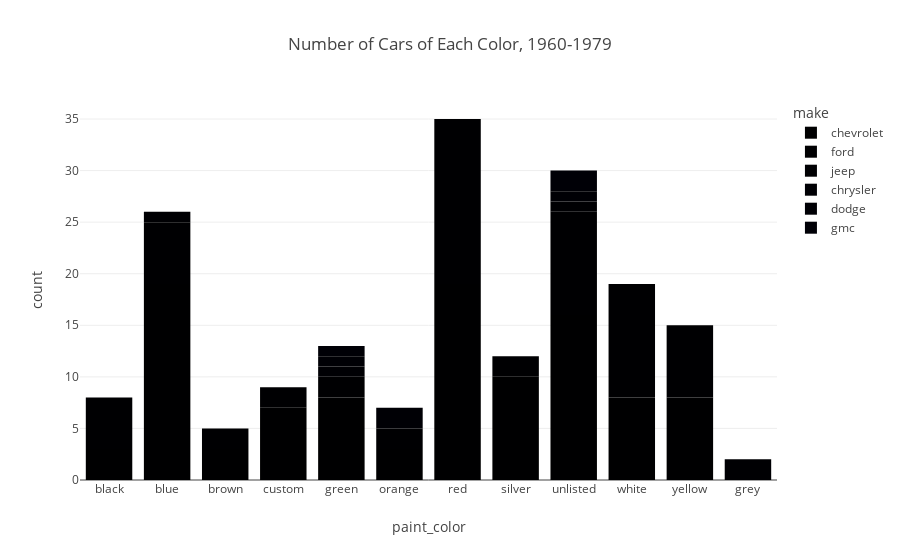

Here is the notebook cell this chart was saved with:
### Code cell
muscle_car_group = muscle_car_df.groupby(['paint_color', 'make'])['model'].count().reset_index()
muscle_car_group.columns = ['paint_color', 'make', 'count']
muscle_car_group.sort_values(['paint_color', 'make'])
muscle_car_hist = px.bar(muscle_car_group, x='paint_color', y='count', color='make', title='Number of Cars of Each Color, 1960-1979')
muscle_car_hist.show()

### Figure 1 — Plotly figure (JSON) as saved in the notebook; plotly's stock layout.template omitted (floating-point values rounded to 4 significant figures)
{"data": [{"alignmentgroup": "True", "hovertemplate": "make=chevrolet<br>paint_color=%{x}<br>count=%{y}<extra></extra>", "legendgroup": "chevrolet", "marker": {"color": "#000001", "pattern": {"shape": ""}}, "name": "chevrolet", "offsetgroup": "chevrolet", "orientation": "v", "showlegend": true, "textposition": "auto", "type": "bar", "x": ["black", "blue", "brown", "custom", "green", "orange", "red", "silver", "unlisted", "white", "yellow"], "xaxis": "x", "y": [3, 19, 3, 7, 8, 3, 19, 10, 16, 8, 8], "yaxis": "y"}, {"alignmentgroup": "True", "hovertemplate": "make=ford<br>paint_color=%{x}<br>count=%{y}<extra></extra>", "legendgroup": "ford", "marker": {"color": "#000002", "pattern": {"shape": ""}}, "name": "ford", "offsetgroup": "ford", "orientation": "v", "showlegend": true, "textposition": "auto", "type": "bar", "x": ["black", "blue", "brown", "custom", "green", "orange", "red", "silver", "unlisted", "white", "yellow"], "xaxis": "x", "y": [5, 6, 2, 2, 2, 2, 16, 2, 10, 11, 7], "yaxis": "y"}, {"alignmentgroup": "True", "hovertemplate": "make=jeep<br>paint_color=%{x}<br>count=%{y}<extra></extra>", "legendgroup": "jeep", "marker": {"color": "#000003", "pattern": {"shape": ""}}, "name": "jeep", "offsetgroup": "jeep", "orientation": "v", "showlegend": true, "textposition": "auto", "type": "bar", "x": ["blue", "grey", "unlisted"], "xaxis": "x", "y": [1, 2, 1], "yaxis": "y"}, {"alignmentgroup": "True", "hovertemplate": "make=chrysler<br>paint_color=%{x}<br>count=%{y}<extra></extra>", "legendgroup": "chrysler", "marker": {"color": "#000004", "pattern": {"shape": ""}}, "name": "chrysler", "offsetgroup": "chrysler", "orientation": "v", "showlegend": true, "textposition": "auto", "type": "bar", "x": ["green"], "xaxis": "x", "y": [1], "yaxis": "y"}, {"alignmentgroup": "True", "hovertemplate": "make=dodge<br>paint_color=%{x}<br>count=%{y}<extra></extra>", "legendgroup": "dodge", "marker": {"color": "#000005", "pattern": {"shape": ""}}, "name": "dodge", "offsetgroup": "dodge", "orientation": "v", "showlegend": true, "textposition": "auto", "type": "bar", "x": ["green", "orange", "unlisted"], "xaxis": "x", "y": [1, 2, 1], "yaxis": "y"}, {"alignmentgroup": "True", "hovertemplate": "make=gmc<br>paint_color=%{x}<br>count=%{y}<extra></extra>", "legendgroup": "gmc", "marker": {"color": "#000006", "pattern": {"shape": ""}}, "name": "gmc", "offsetgroup": "gmc", "orientation": "v", "showlegend": true, "textposition": "auto", "type": "bar", "x": ["green", "unlisted"], "xaxis": "x", "y": [1, 2], "yaxis": "y"}], "layout": {"barmode": "relative", "legend": {"title": {"text": "make"}, "tracegroupgap": 0}, "title": {"text": "Number of Cars of Each Color, 1960-1979"}, "xaxis": {"anchor": "y", "domain": [0, 1], "title": {"text": "paint_color"}}, "yaxis": {"anchor": "x", "domain": [0, 1], "title": {"text": "count"}}}}
